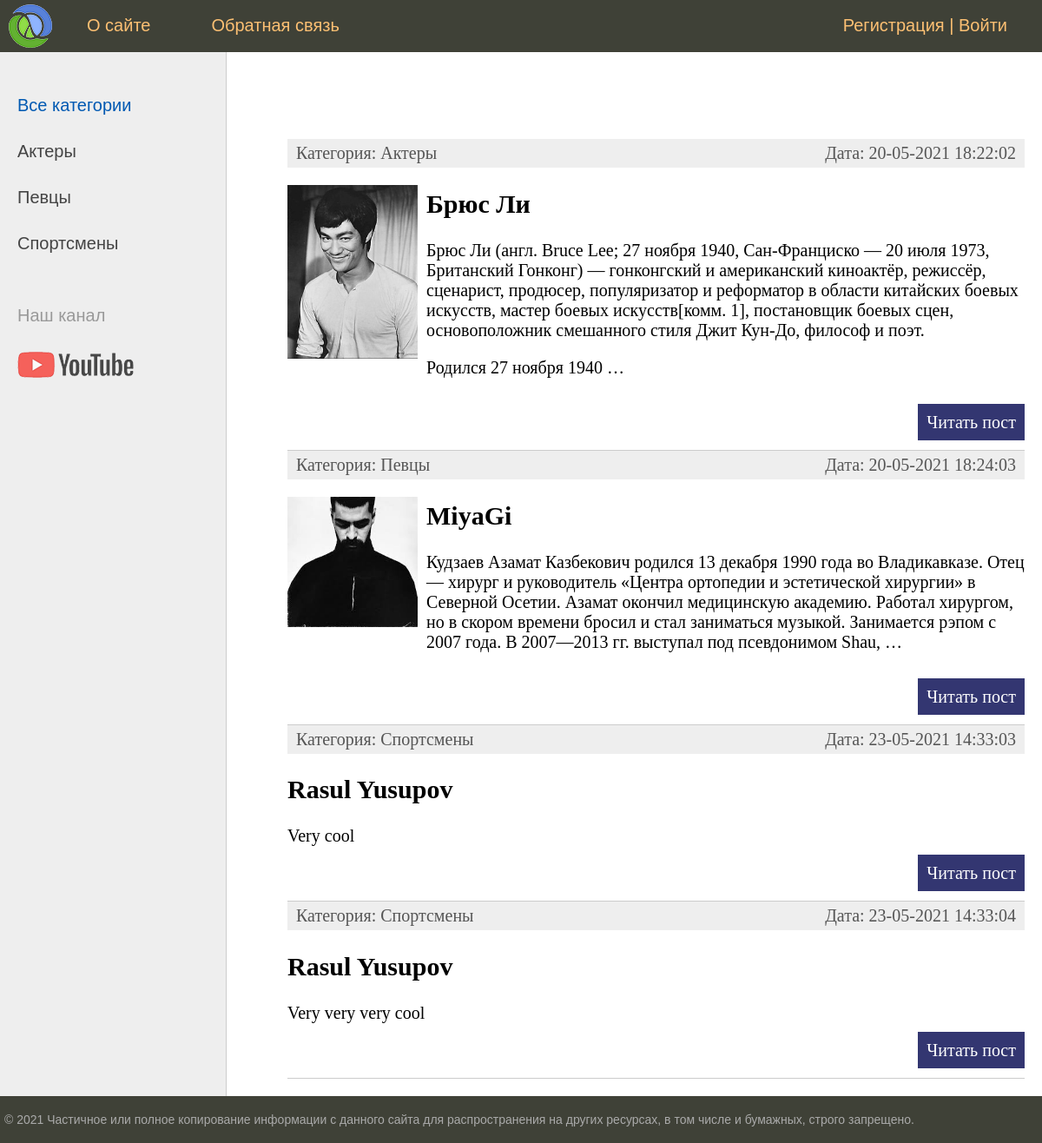
The page / on the database its author committed.
### actors/models.py (models this page shows, shortened)
class Category(models.Model):
    name = models.CharField(max_length=250, db_index=True, verbose_name='Категория')
    slug = models.SlugField(max_length=255, unique=True, db_index=True, verbose_name='URL')
    class Meta:
        verbose_name = 'Категория'
        verbose_name_plural = 'Категории'
        ordering = ['name']
    def __str__(self):
        return self.name
    def get_absolute_url(self):
        return reverse('category', kwargs={'category_slug': self.slug})

class Actor(models.Model):
    category = models.ForeignKey('Category', on_delete=models.PROTECT)
    title = models.CharField(max_length=200, verbose_name='Заголок')
    content = models.TextField()
    slug = models.SlugField(max_length=255, unique=True, db_index=True, verbose_name='URL')
    photo = models.ImageField(null=True, blank=True, upload_to='photos/%Y/%m/%d/')
    time_create = models.DateTimeField(auto_now_add=True)
    time_update = models.DateTimeField(auto_now=True)
    is_published = models.BooleanField(default=True)
    class Meta:
        verbose_name = 'Изветсные Актеры'
        verbose_name_plural = 'Изветсные Актеры'
        ordering = ['id']
    def get_absolute_url(self):
        return reverse('post', kwargs={'post_slug': self.slug})

### actors/views.py (the view)
# urls.py: path('', views.ActorHome.as_view(), name='home'),
class ActorHome(DataMixin, ListView):
    model = Actor
    template_name = 'actors/index.html'
    context_object_name = 'posts'
    def get_context_data(self, *, object_list=None, **kwargs):
        context = super().get_context_data(**kwargs)
        c_def = self.get_user_context(title='Главная страница')
        context_items = dict(list(context.items()) + list(c_def.items()))
        return context_items
    def get_queryset(self):
        return Actor.objects.filter(is_published=True).select_related('category')

### actors/utils.py (called while the page is built)
    def get_user_context(self, **kwargs):
        context = kwargs
        cats = cache.get('cats')
        if not cats:
            category = Category.objects.annotate(Count('actor'))
            cache.set('categories', cats, 60)
        user_menu = menu.copy()
        if not self.request.user.is_authenticated:
            user_menu.pop(1)
        context['menu'] = user_menu
        context['categories'] = category
        if 'category_selected' not in context:
            context['category_selected'] = 0
        return context

### actors/templates/actors/index.html (shortened to what this page needs)
{% extends 'actors/base.html' %}
{% block content %}
<ul class="list-articles">
	{% for post in posts %}
		<li>
			<div class="article-panel">
				<p class="first">Категория: {{ post.category }}</p>
				<p class="last">Дата: {{ post.time_update|date:'d-m-Y H:i:s' }}</p>
			</div>
		{% if post.photo %}
			<p>
				<img class="img-article-left thumb" src="{{ post.photo.url }}" alt="">
			</p>
		{% endif %}
		<h2>{{post.title}}</h2>
		{% autoescape on %}
		{{ post.content|linebreaks|truncatewords:50 }}
		{% endautoescape %}
		<p class="link-read-post"><a href="{{ post.get_absolute_url }}">Читать пост</a></p>
	</li>
	{% endfor %}
</ul>
{% endblock %}

### actors/templates/actors/base.html (shortened to what this page needs)
{% load static %}
<!DOCTYPE html>
<html>
<head>
	<link type="text/css" href="{% static 'actors/css/styles.css' %}" rel="stylesheet" />
</head>
<body>
<table class="table-page" border=0 cellpadding="0" cellspacing="0">
<tr><td valign=top>
{% block mainmenu %}
	<div class="header">
		<ul id="mainmenu" class="mainmenu">
		<li class="logo"><a href="{% url 'home' %}"><div class="logo"></div></a></li>
		{% for m in menu %}
				<li>
					<a href="{% url m.url_name %}">{{m.title}}</a>
				</li>
		{% endfor %}
		{% if request.user.is_authenticated %}
			<li class="last">
				{{ user.username|title }} | <a href="{% url 'logout' %}">Выйти</a>
			</li>
		{% else %}
			<li class="last">
				<a href="{% url 'register' %}">Регистрация</a> | <a href="{% url 'login' %}">Войти</a>
			</li>
		{% endif %}
		</ul>
	</div>
{% endblock mainmenu %}
<table class="table-content" border=0 cellpadding="0" cellspacing="0">
<tr>
	<td valign="top" class="left-chapters">
	<ul id="leftchapters">
		{% if category_selected == 0 %}
			<li class="selected">Все категории</li>
		{% else %}
			<li><a href="{% url 'home' %}">Все категории</a></li>
		{% endif %}
		{% for category in categories %}
		  {% if category.actor__count > 0 %}
			{% if category.pk == category_selected %}
				<li class="selected">{{ category.name }}</li>
			{% else %}
				<li>
					<a href="{{ category.get_absolute_url }}">{{ category.name }}</a>
				</li>
			{% endif %}
		  {% endif %}
		{% endfor %}
		<li class="share">
			<p>Наш канал</p>
			<a class="share-yt" href="https://www.youtube.com/channel/UClJzWfGWuGJL2t-3dYKcHTA/playlists" target="_blank" rel="nofollow"></a>
		</li>
	</ul>
</td>
<td valign="top" class="content">
<div class="content-text">
	{% block content %}
	{% endblock %}
</div>
</td></tr></table>
</td></tr>
<tr><td valign=top>
	<div id="footer">
		<p>&copy; 2021 Частичное или полное копирование информации с данного сайта для распространения на других ресурсах, в том числе и бумажных, строго запрещено.</p>
	</div>
</td></tr></table>
</body>
</html>

### actors/static/actors/css/styles.css (style rules this page uses)
html, body { font-family: 'Arial'; margin: 0; padding: 0; height: 100%; width: 100%; color: #444; }
a { color: #0059b2; text-decoration: none; }
img { max-width: 600px; height: auto; }
img.img-article-left { max-width: 300px; height: auto; float: left; padding: 0 10px 10px 0; }
img.img-article-left.thumb { max-width: 150px; height: auto; }
p.link-read-post { text-align: right; }
p.link-read-post a { padding: 10px; min-width: 100px; background: #333671; color: #fff; text-decoration: none; }
div.article-panel { background: #eee; padding: 5px 10px 5px 10px; box-sizing border-box; overflow: hidden; color: #555; }
div.article-panel p.first { margin: 0; float: left; }
div.article-panel p.last { margin: 0; float: right; }
ul.list-articles { list-style: none; margin: 0; padding: 0; }
ul.list-articles li { border-bottom: 1px solid #ccc; }
.table-page { width: 100%; height: 100%; vertical-align: top; }
.table-page tr { height: 100%; }
.header { background: #3F4137; height: 60px; }
.logo { background: url('../images/logo.png') no-repeat 10px 5px; width: 70px; height: 60px; }
ul.mainmenu { list-style: none; margin: 0; padding: 0; height: 60px; color: #fdc073; font-size: 20px; overflow: hidden; }
ul.mainmenu li { float: left; margin: 18px 40px 0 30px; }
ul.mainmenu li.logo { margin: 0; }
ul.mainmenu li.last { float: right; }
ul.mainmenu li a { color: #fdc073; text-decoration: none; }
.table-content { width: 100%; min-height: 100%; height: 100%; }
.left-chapters { margin: 0; background: #eee; border-right: 1px solid #ccc; min-height: 100%; }
.left-chapters ul { width: 230px; min-height: 100%; margin: 0; padding: 20px 10px 10px 20px; list-style: none; font-size: 20px; }
.left-chapters ul li { margin: 30px 0 0 0; color: #999; }
.left-chapters ul li.selected { color: #0059b2; }
.left-chapters ul li a { color: #444; text-decoration: none; }
.left-chapters ul li.share { margin: 60px 0 0 0; }
.left-chapters ul li.share p { margin: 30px 0 30px 0; }
.left-chapters ul li.share a { display: inline-block; width: 40px; height: 40px; margin: 0 20px 0 0; }
.left-chapters ul li.share a.share-yt { width: 100%; height: 30px; background: url('../images/share_yt.png') no-repeat 0 0 }
.content { padding: 40px 20px 20px 40px; width: 100%; box-sizing: border-box; }
.content-text { margin: 60px 0 0 30px; color: #000; font-size: 20px; font-family: Yandex Sans Display Light; }
#footer { box-sizing: border-box; background: #3F4137; padding: 5px; color: #aaa; font-size: 14px; font-family: Verdana, Geneva, Arial, Helvetica; text-align: left; overflow: hidden; }

### rows shown on the page
Category: name "Актеры"
Category: name "Певцы"
Category: name "Спортсмены"
Actor: category "Актеры", time_update "20-05-2021 18:22:02", photo (picture), title "Брюс Ли", content "Брюс Ли (англ. Bruce Lee; 27 ноября 1940, Сан-Франциско — 20 июля 1973, Британский Гонконг) — гонконгский и американский киноактёр, режиссёр, сценарист, продюсер, популяризатор и реформатор в области китайских боевых искусств, мастер боевых искусств[комм. 1], постановщик боевых сцен, основоположник смешанного стиля Джит Кун-До, философ и поэт. Родился 27 ноября 1940 …"
Actor: category "Певцы", time_update "20-05-2021 18:24:03", photo (picture), title "MiyaGi", content "Кудзаев Азамат Казбекович родился 13 декабря 1990 года во Владикавказе. Отец — хирург и руководитель «Центра ортопедии и эстетической хирургии» в Северной Осетии. Азамат окончил медицинскую академию. Работал хирургом, но в скором времени бросил и стал заниматься музыкой. Занимается рэпом с 2007 года. В 2007—2013 гг. выступал под псевдонимом Shau, …"
Actor: category "Спортсмены", time_update "23-05-2021 14:33:03", title "Rasul Yusupov", content "Very cool"
Actor: category "Спортсмены", time_update "23-05-2021 14:33:04", title "Rasul Yusupov", content "Very very very cool"

### other values the page prints
{{ m.title }} "О сайте" "Обратная связь"
